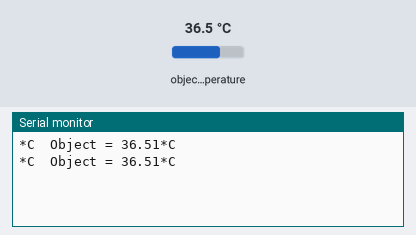
Bench run of a sketch on a simulated Arduino Uno, built with avr-gcc and run on an emulated ATmega328P. On the bench: the last lines printed to the serial monitor. The inputs (shaded band) are chosen by the test bench; at power-on: object temperature 36.5 °C.

Above: at 1.8 s.
1.9 s: object temperature set to 20 °C
At 2.8 s:
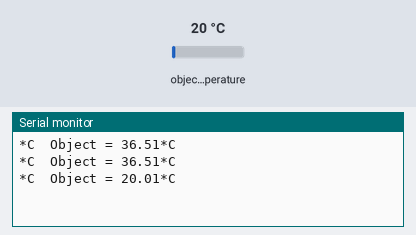
3.4 s: object temperature set to 26 °C
At 4.8 s:
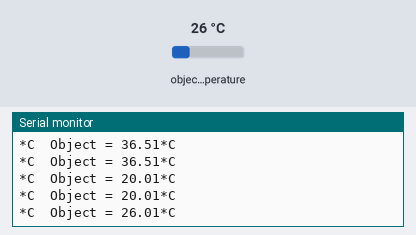
Timing chart, 0 to 6.4 s (numbered marks = the images above; inputs shaded):
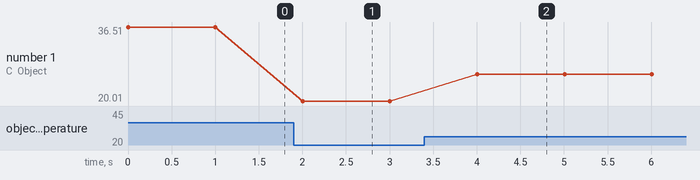

The sketch:

testTemp.ino
```cpp
#include <Wire.h>
#include <Adafruit_MLX90614.h>

Adafruit_MLX90614 mlx = Adafruit_MLX90614();

void setup()
{
  Serial.begin(9600);
  mlx.begin();
}

void loop()
{

  Serial.print("*C\tObject = ");
  Serial.print(mlx.readObjectTempC());
  Serial.println("*C");

  Serial.println();
  delay(1000);
}
```

Measured:
- after the input at 1.9 s, the serial monitor: prints a new line after 0.10 s (image 1)
- after the input at 3.4 s, the serial monitor: prints a new line after 0.61 s (image 2)
- plotted number 1: 36.51 → 20.01 after the input at 1.9 s, 20.01 → 26.01 after the input at 3.4 s
